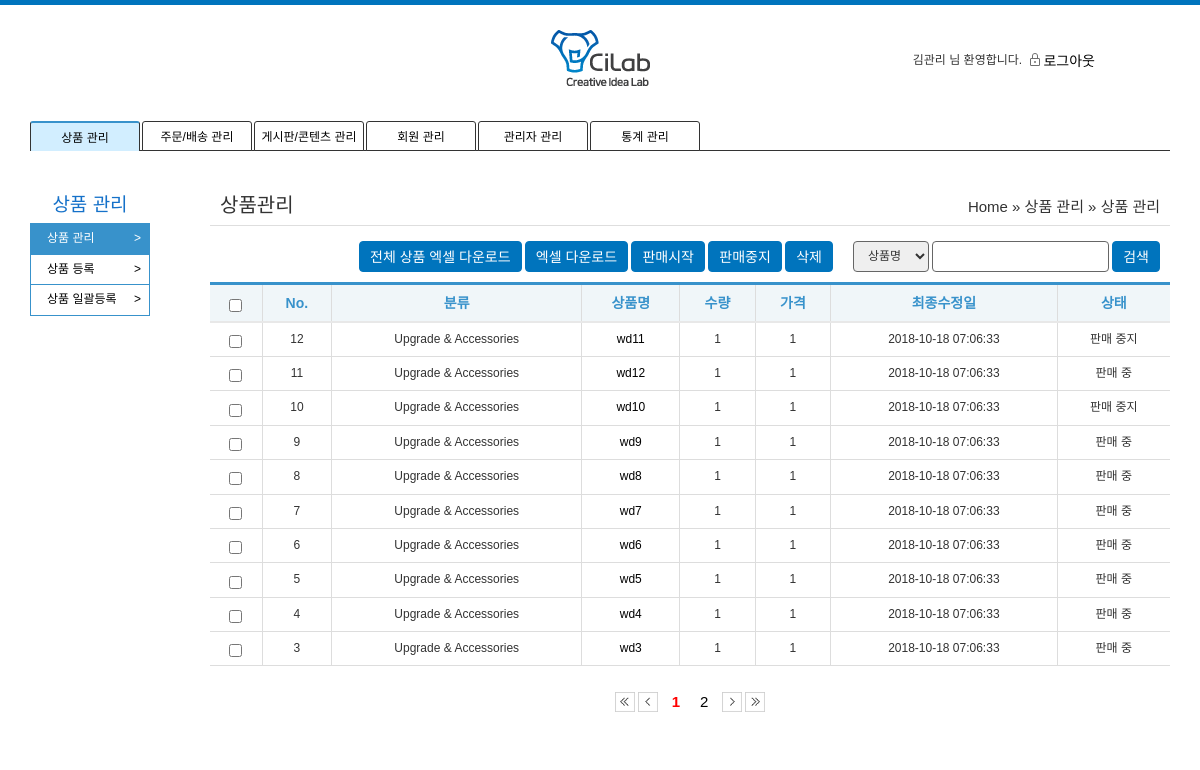
The page /admin/pm/list.php (signed in) on the database as committed earlier.
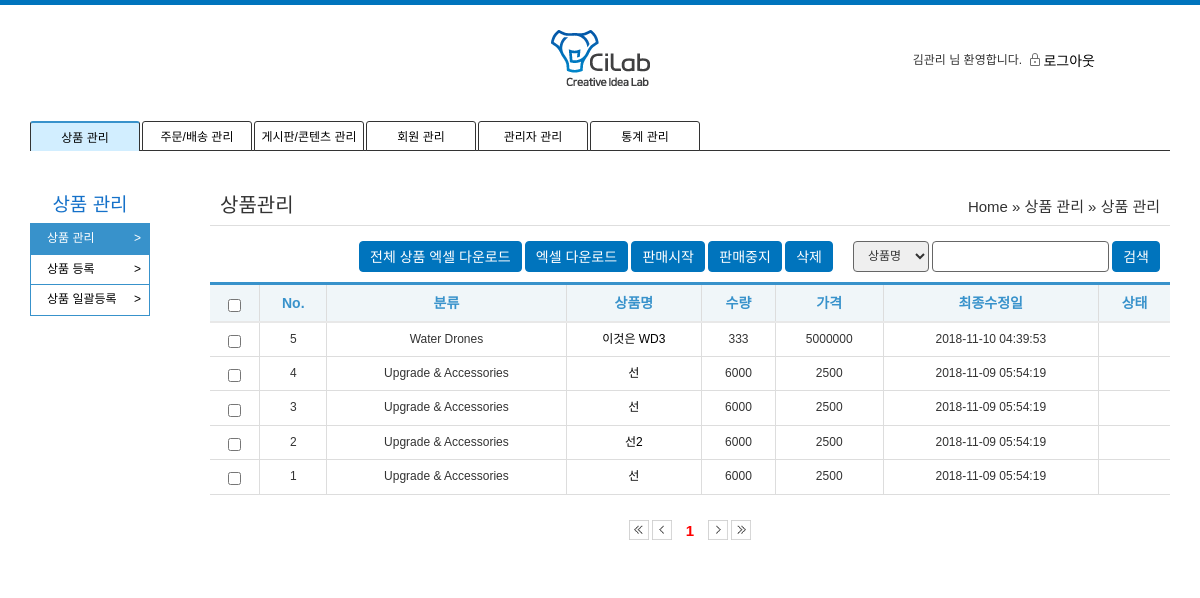
The same page on the database as committed later.
### tables this page shows
CREATE TABLE IF NOT EXISTS `tb_product` (
  `pk_no` int(11) NOT NULL,
  `fd_name` varchar(50) DEFAULT NULL,
  `fd_price` int(11) DEFAULT NULL,
  `fd_category` varchar(50) DEFAULT NULL,
  `fd_content` longtext DEFAULT NULL,
  `fd_stock` int(11) DEFAULT NULL,
  `fd_date` varchar(50) DEFAULT NULL,
  `fd_status` varchar(50) DEFAULT NULL,
  `fd_delivery` int(11) DEFAULT NULL,
  `fd_made` varchar(50) DEFAULT NULL,
  `fd_main_img` varchar(200) DEFAULT NULL,
  `fd_new_main_img` varchar(200) DEFAULT NULL,
  `fd_sub_img` varchar(200) DEFAULT NULL,
  `fd_new_sub_img` varchar(200) DEFAULT NULL,
  `fd_option` varchar(200) DEFAULT NULL,
  `fk_admin` varchar(50) DEFAULT NULL,
  PRIMARY KEY (`pk_no`)
);

### admin/pm/list.php (the view, shortened to what this page needs)
<?php
	include '../admin_header.php';
	include './side.php';
	include_once("../../common.php");
	$page = $_GET['page'] ?? 1;
	$name = $_GET['p_name'] ?? '';
	$category = $_GET['category'] ?? 5;
	$status = $_GET['p_status'] ?? 3;
	$total_count = product_get_count($name,$category,$status);
	$query_string = $_SERVER['QUERY_STRING'];
	$query_arr = explode('&', $query_string);
	$query_string ="";
	foreach ($query_arr as $query) {
		$query_sp = explode('=', $query);
		if($query_sp[0]!='page'){
			$query_string .= $query."&";
		}
	}
?>
<section class="container">
	<div>
		<div class="admin_title">상품관리</div>
		<div class="admin_position">Home  » 상품 관리 » 상품 관리</div>
		<hr class="garo" style="display: block;">
	</div>
	<div class="search_div">
		<select id="search_select">
			<option value="p_name">상품명</option>
		</select>
		<input type="text" id="search_input">
		<a class="btn type05" id="search_btn">검색</a>
	</div>
	<div class="btn_div">
		<a class="btn type05" id="all_down">전체 상품 엑셀 다운로드</a>
		<a class="btn type05">엑셀 다운로드</a>
		<a class="btn type05" id="sell_start">판매시작</a>
		<a class="btn type05" id="sell_stop">판매중지</a>
		<a class="btn type05" id="list_del">삭제</a>
	</div>
	<table class="list-table">
		<thead class="admin_list">
			<tr>
				<th class="thead_th">
					<input type="checkbox" id="chk_all">
				</th>
				<th scope="col" class="thead_th">No.</th>
				<th scope="col" class="thead_th">분류</th>
				<th scope="col" class="thead_th">상품명</th>
				<th scope="col" class="thead_th">수량</th>
				<th scope="col" class="thead_th">가격</th>
				<th scope="col" class="thead_th">최종수정일</th>
				<th scope="col" class="thead_th">상태</th>
			</tr>
		</thead>
		<tbody>
				<?php
					$result = while_get_production_list($page,$name,$category,$status);
					while ($r = mysqli_fetch_array($result)) {
				?>
			<tr>
				<td class="tbody_td">
					<input type="checkbox" class="list_chk">
				</td>
				<td class="tbody_td"><?= $r['row']?></td>
				<td class="tbody_td">
					<?php
						if($r['fd_category']==1) echo "Water Drones";
						elseif($r['fd_category']==2) echo "Upgrade & Accessories";
						elseif($r['fd_category']==3) echo "DIY & Parts";
						elseif($r['fd_category']==4) echo "Water Education Kit";
					?>
				</td>
				<td class="tbody_td"><a href="detail.php?no=<?=$r['pk_no']?>"><?= $r['fd_name']?></a></td>
				<td class="tbody_td"><?=$r['fd_stock']?></td>
				<td class="tbody_td"><?=$r['fd_price']?></td>
				<td class="tbody_td"><?=$r['fd_date']?></td>
				<td class="tbody_td">
					<?php
						if($r['fd_status']==1) echo "판매 중";
						elseif($r['fd_status']==2) echo "판매 중지";
					?>
				</td>
			</tr>
				<?php
					}
				?>
		</tbody>
	</table>
	<div class="page_nav">
		<a href="?<?=$query_string?>page=1">
			<img src="/images/icon/btn_first.png" alt="pre" id="first_img" class="page_nav_btn">
		</a>
		<a href="?<?=$query_string?>page=<?php if($page>1){ echo $page-1;}else{ echo '1';} ?>">
			<img src="/images/icon/btn_prev.png" alt="pre" id="prev_img" class="page_nav_btn" >
		</a>
		<?php
			$page_info = make_page($page,$total_count,$query_string,10);
		?>
		<a href="?<?=$query_string?>page=<?php if($page<$page_info[0]){ echo $page+1;}else{ echo $page_info[1];} ?>">
			<img src="/images/icon/btn_next.png" alt="pre" id="next_img" class="page_nav_btn">
		</a>
		<a href="?<?=$query_string?>page=<?=$page_info[0]?>">
			<img src="/images/icon/btn_last.png" alt="pre" id="last_img" class="page_nav_btn">
		</a>
	</div>
</section>
</body>
</html>

### common.php (shortened to what this page needs)
<?php
	include_once('config/db_config.php');
	$mysqli = new mysqli($host, $user, $pw, $dbName);
    function make_page($page,$total_count,$query_string,$count){
    	if($page%$count==1)
			$start_num = $page;
		else
			$start_num = (ceil($page/$count)-1)*$count+1;
		$total_count = $total_count[0];
		$page_size = $count+$start_num-1;
		$total_page = ceil($total_count/$count);
		if($page_size>$total_page){
			$for_end = $total_page;
		}else{
			$for_end = $page_size;
		};
		for($i=$start_num; $i<=$for_end;$i++){
			if ($page ==$i){
				echo "<a class = 'page_num on'>".$i."</a>";
			}else{
				echo "<a href='?".$query_string."page=".$i."' class = 'page_nav_btn page_num'>".$i."</a>";
			}
		}
		return [$total_page,$for_end];
    }
	function query_send($query){
		global $mysqli;
		return mysqli_query($mysqli, $query);
	}
	function while_get_production_list($start_num,$name,$category,$status){
		$start_num = ($start_num-1)*10;
		$query = 'SELECT @ROWNUM := @ROWNUM + 1 AS row, p.* FROM tb_product p, (SELECT @ROWNUM := 0) R where p.fd_name like "%'.$name.'%"';
		$query .= ' order by row desc limit '.$start_num.', 10 ';
		$result = query_send($query);
		return $result;
	}
	function product_get_count($name,$category,$status){
		$query = 'select count(*) from tb_product where fd_name like "%'.$name.'%"';
		$result = query_send($query);
		$count = mysqli_fetch_array($result);
		return $count;
	}
?>

Rows that differ between the two databases and show on the page:
removed tb_product: row "12", fd_category "Upgrade & Accessories", fd_name "wd11", fd_stock "1", fd_price "1", fd_date "2018-10-18 07:06:33", fd_status "판매 중지"
removed tb_product: row "11", fd_category "Upgrade & Accessories", fd_name "wd12", fd_stock "1", fd_price "1", fd_date "2018-10-18 07:06:33", fd_status "판매 중"
removed tb_product: row "10", fd_category "Upgrade & Accessories", fd_name "wd10", fd_stock "1", fd_price "1", fd_date "2018-10-18 07:06:33", fd_status "판매 중지"
removed tb_product: row "9", fd_category "Upgrade & Accessories", fd_name "wd9", fd_stock "1", fd_price "1", fd_date "2018-10-18 07:06:33", fd_status "판매 중"
removed tb_product: row "8", fd_category "Upgrade & Accessories", fd_name "wd8", fd_stock "1", fd_price "1", fd_date "2018-10-18 07:06:33", fd_status "판매 중"
removed tb_product: row "7", fd_category "Upgrade & Accessories", fd_name "wd7", fd_stock "1", fd_price "1", fd_date "2018-10-18 07:06:33", fd_status "판매 중"
removed tb_product: row "6", fd_category "Upgrade & Accessories", fd_name "wd6", fd_stock "1", fd_price "1", fd_date "2018-10-18 07:06:33", fd_status "판매 중"
removed tb_product: row "3", fd_category "Upgrade & Accessories", fd_name "wd3", fd_stock "1", fd_price "1", fd_date "2018-10-18 07:06:33", fd_status "판매 중"
added tb_product: row "5", fd_category "Water Drones", fd_name "이것은 WD3", fd_stock "333", fd_price "5000000", fd_date "2018-11-10 04:39:53"
changed tb_product (number 2 of 5 on the later page): row "5" → "4"; fd_name "wd5" → "선"; fd_stock "1" → "6000"; fd_price "1" → "2500"; fd_date "2018-10-18 07:06:33" → "2018-11-09 05:54:19"; no longer shows "판매 중"
changed tb_product (number 3 of 5 on the later page): row "4" → "3"; fd_name "wd4" → "선"; fd_stock "1" → "6000"; fd_price "1" → "2500"; fd_date "2018-10-18 07:06:33" → "2018-11-09 05:54:19"; no longer shows "판매 중"
now on this page (row edited): tb_product: row "2", fd_category "Upgrade & Accessories", fd_name "선2", fd_stock "6000", fd_price "2500", fd_date "2018-11-09 05:54:19"
now on this page (row edited): tb_product: row "1", fd_category "Upgrade & Accessories", fd_name "선", fd_stock "6000", fd_price "2500", fd_date "2018-11-09 05:54:19"
Other text that changed with them:
list line gone: "2"
